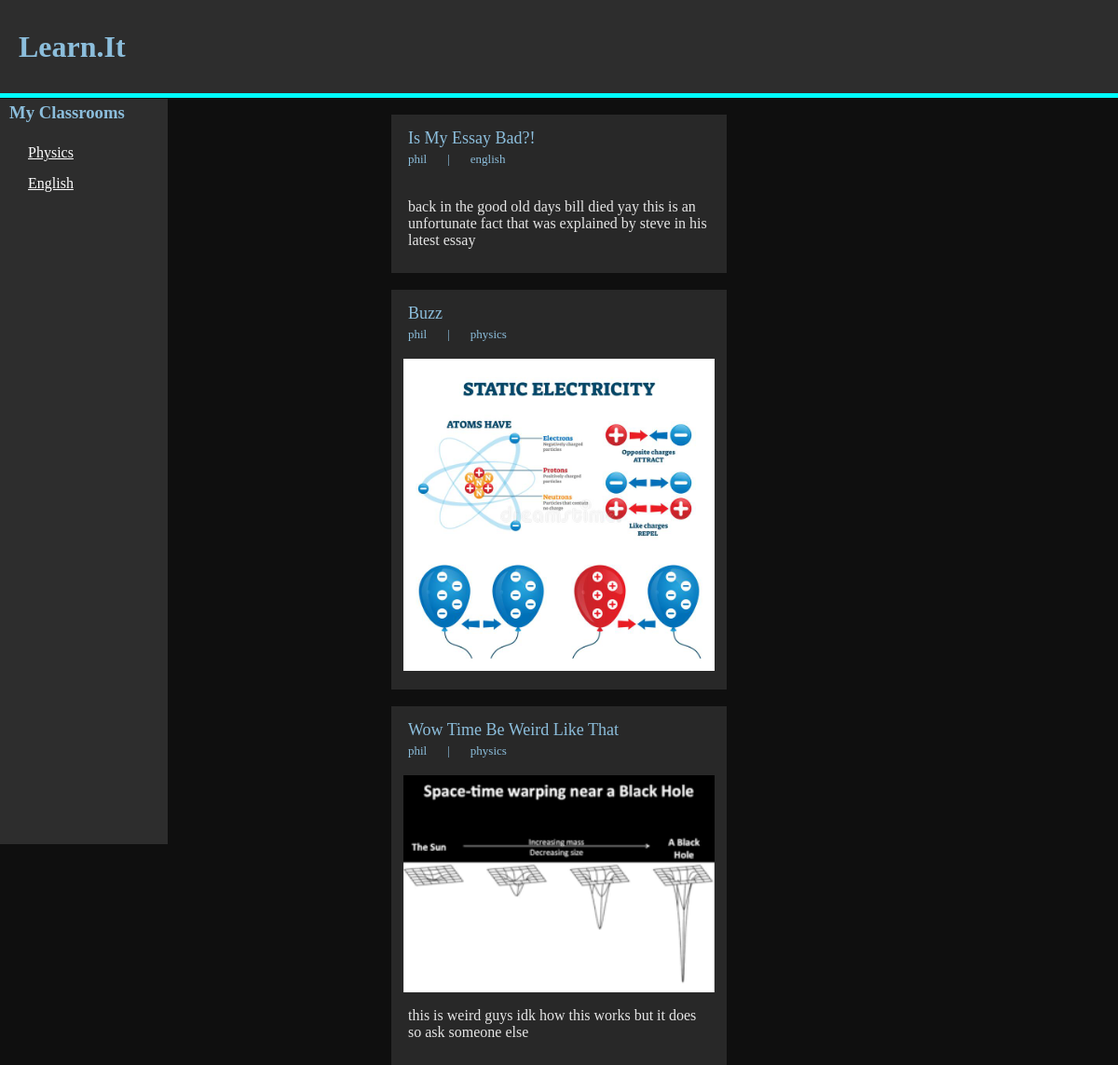
The page /1 on the database its author committed.
### tables this page shows
CREATE TABLE classroom (id INTEGER PRIMARY KEY, name STRING, description TEXT, ProPic TEXT);

CREATE TABLE Post (id INTEGER PRIMARY KEY, Uid INTEGER REFERENCES User (id), Cid INTEGER REFERENCES classroom (id), Topic INTEGER REFERENCES Topic (id), title TEXT, content sting, Text TEXT, Usefulness INTEGER);

CREATE TABLE User (id INTEGER PRIMARY KEY, name STRING, description TEXT, PorPic TEXT, password STRING);

### main.py (the view)
@app.route("/<UserId>")
def main_user(UserId):
    if UserId is None:
        posts = do_query("""SELECT Post.id,Post.title, Post.content,
                                Post.Text, Post.Usefulness, User.name,
                                classroom.name,Cid from Post join user ON
                                Post.Uid=User.id join classroom ON Post.Cid =
                                classroom.id;""", (), None)
    else:
        posts = do_query("""SELECT Post.id,Post.title, Post.content, Post.Text,
                            Post.Usefulness, User.name, classroom.name,
                            User_Classroom.Cid from User
                            Join User_Classroom ON User.id = User_Classroom.Uid
                            JOIN classroom ON User_Classroom.Cid = classroom.id
                            JOIN Post ON classroom.id = Post.Cid
                            WHERE User.id = ?""",
                         (UserId,), None)
    print(posts)
    classes = do_query("select name, id from classroom;", (), None)
    return render_template("main.html", title="main", stuff=posts,
                           classrooms=classes)

### main.py (called while the page is built)
def do_query(query, data, fetch):
    conn = sqlite3.connect("learnit.db")
    cur = conn.cursor()
    cur.execute(query, data)
    if fetch is None:
        result = cur.fetchall()
    else:
        result = cur.fetchone()
    conn.close()
    return result

### templates/main.html (shortened to what this page needs)
<!DOCTYPE html>
<html lang="en" dir="ltr">
<link rel="stylesheet" href="../static/css/style.css">
  <head>
  </head>
  <body>
    {%include 'header.html'%}
    {%include 'sidebar.html'%}
    {%for i in stuff%}
    {%include 'posts.html'%}
    {%endfor%}
  </body>
</html>

### templates/sidebar.html (shortened to what this page needs)
<!DOCTYPE html>
<html lang="en" dir="ltr">
<link rel="stylesheet" href="../static/css/style.css">
  <head>
  </head>
  <body>
    <div class="sidebar">
      <h3 class="sidebar-Title">My Classrooms</h3>
      {%for i in classrooms%}
        <a href="/classroom/{{i[1]}}" class="sidebar-Text">{{i[0]}}</a>
      {%endfor%}
    </div>
  </body>
</html>

### templates/posts.html (shortened to what this page needs)
<!DOCTYPE html>
<html lang="en" dir="ltr">
  <head>
  </head>
  <body>
    <div class="post">
      <p class="post-title">{{i[1]}}</p>
      <a class="post-subtext" href="/">{{i[5]}}</a>
      <p class="post-subtext">|</p>
      <a class="post-subtext" href="/classroom/{{i[7]}}">{{i[6]}}</a>
      <br><br>
      {%if i[2] != None%}
      <img class="post-image" src="../static/images/{{i[2]}}" alt="{{i[2]}}" >
      {%endif%}
      {%if i[3] != None%}
      <p class="post-text">{{i[3]}}</p>
      {%endif%}
    </div>
  </body>
</html>

### static/css/style.css (style rules this page uses)
body { margin: 0; background-color: rgb(15,15,15) }
.sidebar { height: 100vh; width: 15vw; background-color: rgb(45,45,45); color:rgb(140,190,220); float: left; position: sticky; top: 0px; }
h3.sidebar-Title { margin-top: 0px; margin-left: 10px; line-height: 30px; }
.sidebar-Text { margin-left: 30px; color: white; text-transform: capitalize; display: block; margin-bottom: 15px; }
div.post { margin-left: auto; margin-right: auto; width: 30vw; background-color: rgb(40,40,40); padding-bottom: 10px; }
.post-title { font-size: large; color: rgb(140,190,220); text-transform: capitalize; margin-left: 5%; margin-right: 5%; margin-bottom: 2px; padding-bottom: 0px; padding-top: 15px; }
.post-image { width: 93%; margin-left: auto; margin-right: auto; display: block; margin-bottom: 10px; }
.post-text { width: 90%; padding-left: 5%; padding-right: 5%; color: rgb(230,230,230); }
.post-subtext { font-size: small; color: rgb(140,190,220); margin-left: 5%; margin-top: 0px; text-decoration: none; display: inline; }

### rows shown on the page
classroom: name "Physics"
classroom: name "English"
Post: title "Is My Essay Bad?!", name "phil", name "english", Text "back in the good old days bill died yay this is an unfortunate fact that was explained by steve in his latest essay"
Post: title "Buzz", name "phil", name "physics", content (picture)
Post: title "Wow Time Be Weird Like That", name "phil", name "physics", content (picture), Text "this is weird guys idk how this works but it does so ask someone else"
